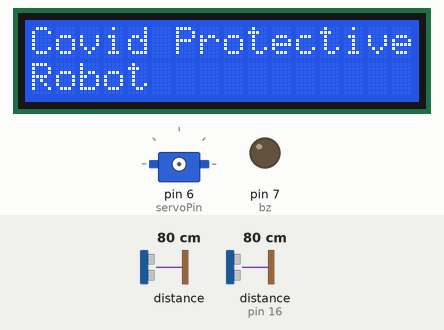
Simulated run of this sketch. Board: Arduino Uno, built with avr-gcc and run on an emulated ATmega328P. On the bench: 16×2 character LCD, servo, output pins drawn as LEDs (lit = HIGH). Wiring (inferred from the names in the program): 2 × ultrasonic range finder: trigger pin 1, echo pin 0 / trigger pin 17, echo pin 16. The inputs (shaded band) are chosen by the test bench; at power-on: distance to the obstacle 80 cm, distance to the obstacle (sensor on pin 16) 80 cm. The echo pulse lasts 58.3 µs per cm; pins used as bus, display or sensor lines are not drawn.

Above: at 2.1 s.
At 4.1 s:
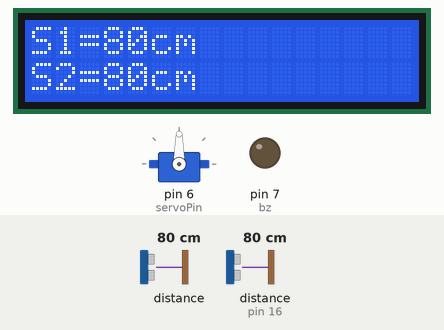
5.3 s: distance to the obstacle (sensor 0) set to 2 cm
16.1 s: distance to the obstacle (sensor on pin 16) set to 34 cm
At 16.5 s:
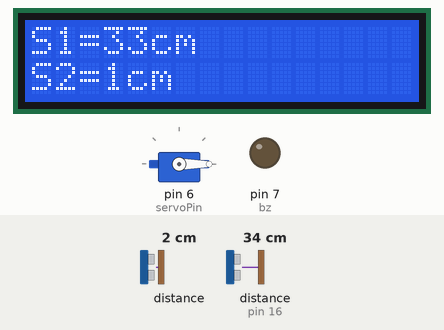
29.7 s: distance to the obstacle (sensor on pin 16) set to 28 cm
At 40.6 s:
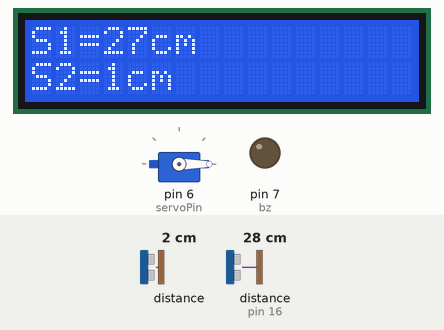
41.7 s: distance to the obstacle (sensor 0) set to 4 cm
At 54.2 s:
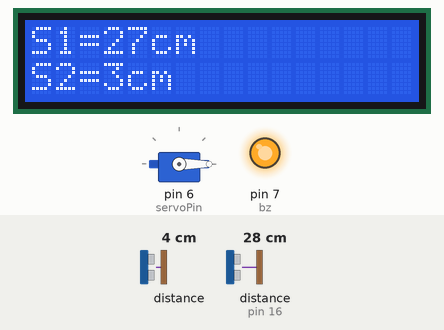
55.7 s: distance to the obstacle (sensor 0) set to 9 cm
65.8 s: distance to the obstacle (sensor on pin 16) set to 2 cm
At 67.7 s:
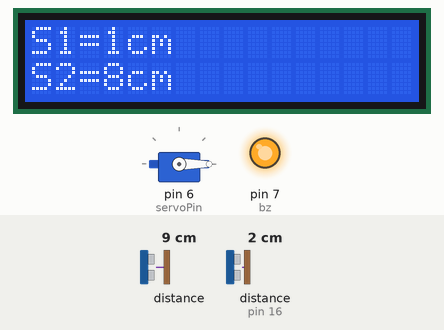
Timing chart, 0 to 75.4 s (numbered marks = the images above; inputs shaded):
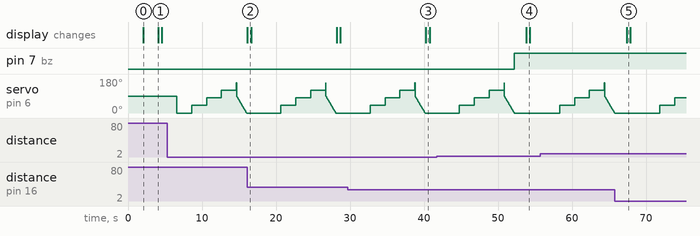

The sketch:

Ultrasonic_Sensor.ino
```cpp
#include <Servo.h>
#include <LiquidCrystal.h>
LiquidCrystal lcd(13,12,5,4,3,2);
int inputPin=16;  // connect digital I/O d4 to the ECHO/Rx Pin
int outputPin=17; // connect digital I/O d5 to the TRIG/TX Pin
int inputPin1=0;  // connect digital I/O d4 to the ECHO/Rx Pin
int outputPin1=1; // connect digital I/O d5 to the TRIG/TX Pin
int servoPin = 6;
int bz =7;
int vali[6];
int valj[6];
int i,j;
Servo servo;
int angle = 0;  // servo position in degrees
void setup()
{
  pinMode(inputPin, INPUT);
  pinMode(outputPin, OUTPUT);
  pinMode(inputPin1, INPUT);
  pinMode(outputPin1, OUTPUT);
  pinMode(bz, OUTPUT);
  digitalWrite(bz, LOW);
  lcd.begin(16,2);
  lcd.setCursor(0,0);
  lcd.print("WELCOME TO IIST");
  lcd.setCursor(0,1);
  lcd.print("INDORE");
  delay(2000);
  lcd.clear();
  lcd.setCursor(0,0);
  lcd.print("Covid Protective");
  lcd.setCursor(0,1);
  lcd.print("Robot ");
  delay(2000);
  lcd.clear();
  servo.attach(servoPin);
}
void loop()
{
   digitalWrite(outputPin, LOW);  // send low pulse for 2μs
   delayMicroseconds(2);
   digitalWrite(outputPin, HIGH); // send high pulse for 10μs
   delayMicroseconds(10);
   digitalWrite(outputPin, LOW);  // back to low pulse
   int distance = pulseIn(inputPin, HIGH);  // read echo value
   int distance1= distance/29/2;  // in cm

   digitalWrite(outputPin1, LOW);  // send low pulse for 2μs
   delayMicroseconds(2);
   digitalWrite(outputPin1, HIGH); // send high pulse for 10μs
   delayMicroseconds(10);
   digitalWrite(outputPin1, LOW);  // back to low pulse
   int distance2 = pulseIn(inputPin1, HIGH);  // read echo value
   int distance3= distance2/29/2;  // in cm

   lcd.setCursor(0, 0);
   lcd.print("S1=");
   lcd.print(distance1);
   lcd.print("cm ");
   lcd.setCursor(0,1);
   lcd.print("S2=");
   lcd.print(distance3);
   lcd.print("cm ");
   delay(500);
   lcd.clear();
   // scan from 0 to 180 degrees
    for(angle =0,i=0,j=0; angle <=90,i<5,j<5; i++,j++,angle+=40)
    {
        dist1();
        dist2();
        vali[i]=distance ;
        valj[j]=distance1;
        servo.write(angle);
        delay(15);
    }

    // now scan back from 180 to 0 degrees
    for(angle = 90; angle >=0; angle--)
    {
       servo.write(angle);
       delay(15);
    }
    if (vali[0] <30 || valj[0]<30)
    {
      if (vali[1]<30 || valj[1]<30)
      {
        digitalWrite(bz,HIGH);
        delay(1500);
        digitalWrite(bz,HIGH);
      }
    }
delay(100);
lcd.clear();
}

void dist1()
{
   int distance = pulseIn(inputPin, HIGH);  // read echo value
   int distance1= distance/29/2;  // in cm
}
void dist2()
{
   int distance2 = pulseIn(inputPin1, HIGH);  // read echo value
   int distance3= distance2/29/2;  // in cm
}
```

Measured:
- after the input at 16.1 s, the display: changes at once (image 2)
- after the input at 29.7 s, the display: changes after 10.6 s (image 3)
- after the input at 41.7 s, the display: changes after 12.1 s (image 4)
- after the input at 65.8 s, the display: changes after 1.6 s (image 5)
- by itself, servo on pin 6 (servoPin): rises from 0° to 160° in 6.0 s, then falls to 0° in 1.4 s
- what the display in image 0 shows lasts 2.0 s, from 2.1 s to 4.1 s
- what the display in image 1 shows lasts 0.5 s, from 4.1 s to 4.6 s
